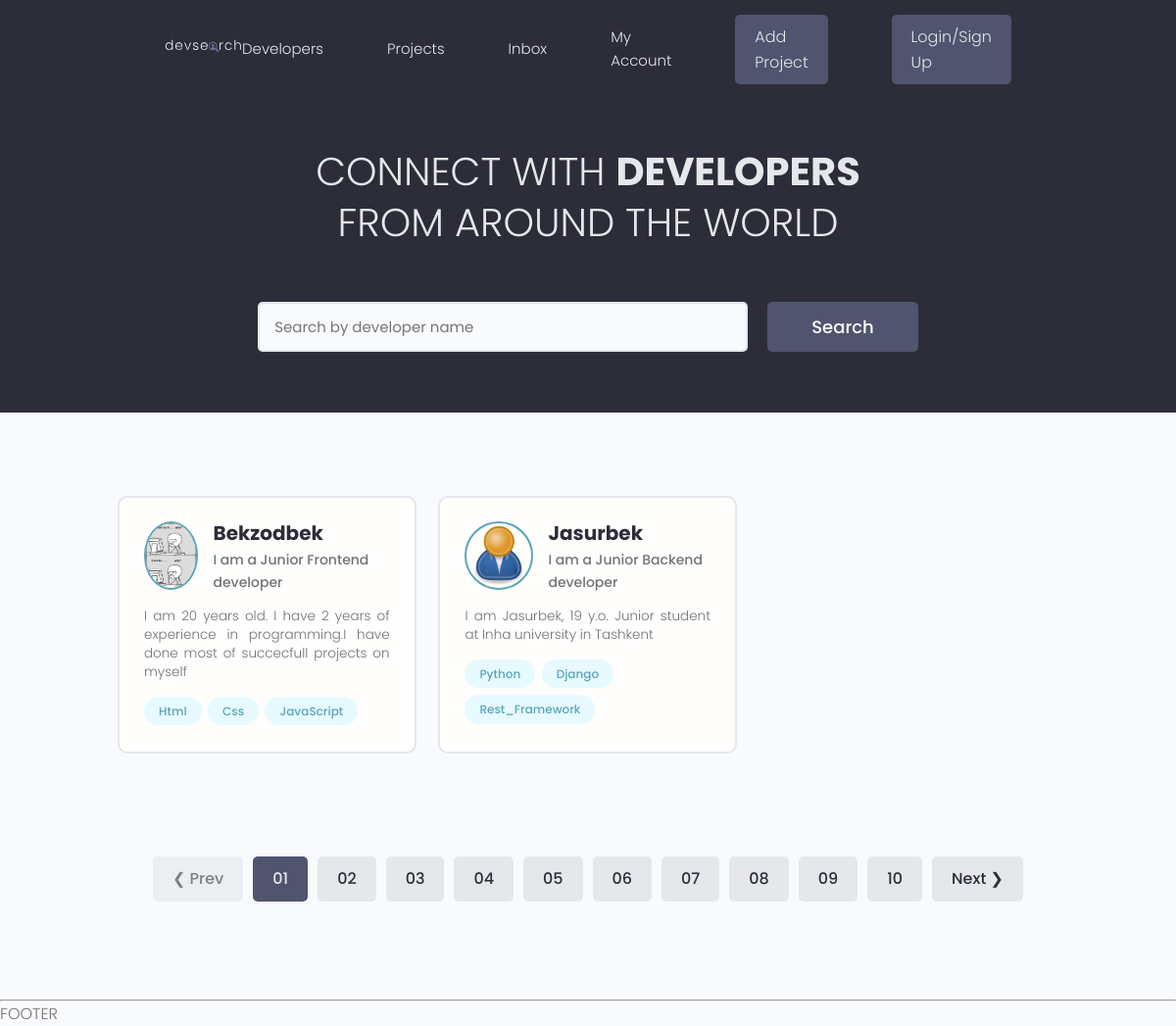
The page / on the database its author committed.
### users/models.py (models this page shows, shortened)
class Profile(models.Model):
	user=models.OneToOneField(User, on_delete=models.CASCADE,null=True,blank=True)
	name=models.CharField(max_length=200,null=True,blank=True)
	username=models.CharField(max_length=200,null=True,blank=True)
	location=models.CharField(max_length=200,null=True,blank=True)
	email=models.EmailField(max_length=500, blank=True,null=True)
	short_intro=models.CharField(max_length=300,blank=True,null=True)
	bio=models.TextField(blank=True,null=True)
	profile_image=models.ImageField(null=True,blank=True,
	                                upload_to='profiles/',default="profiles/user-default.png")
	github=models.CharField(max_length=200,null=True,blank=True)
	stackoverflow=models.CharField(max_length=200,null=True,blank=True)
	twitter=models.CharField(max_length=200,null=True,blank=True)
	linkedin=models.CharField(max_length=200,null=True,blank=True)
	website=models.CharField(max_length=200,null=True,blank=True)
	created=models.DateTimeField(auto_now_add=True)
	id=models.UUIDField(default=uuid.uuid4,unique=True,
	                    primary_key=True,editable=False)

class Skill(models.Model):
	owner=models.ForeignKey(Profile,on_delete=models.CASCADE,null=True,blank=True)
	name=models.CharField(max_length=200,blank=True,null=True)
	description=models.TextField(null=True,blank=True)
	created=models.DateTimeField(auto_now_add=True)
	id = models.UUIDField( default=uuid.uuid4, unique=True,
	                       primary_key=True, editable=False )
	def __str__(self):
		return str( self.name )

### users/views.py (the view)
# urls.py: path('',views.profiles,name="profiles"),
def profiles(request):
	profiles=Profile.objects.all()
	context={'profiles':profiles}
	return render(request,'users/profiles.html',context)

### users/templates/users/profiles.html (shortened to what this page needs)
{% extends 'main.html' %}
{% block content %}
  <main class="home">
    <section class="hero-section text-center">
      <div class="container container--narrow">
        <div class="hero-section__box">
          <h2>CONNECT WITH <span>DEVELOPERS</span></h2>
          <h2>FROM AROUND THE WORLD</h2>
        </div>
        <div class="hero-section__search">
          <form class="form" action="#" method="get">
            <div class="form__field">
              <input class="input input--text" id="formInput#search" type="text" name="text"
                placeholder="Search by developer name" />
            </div>
            <input class="btn btn--sub btn--lg" type="submit" value="Search" />
          </form>
        </div>
      </div>
    </section>
    <section class="devlist">
      <div class="container">
        <div class="grid grid--three">
          {% for profile in profiles %}
          <div class="column card">
            <div class="dev">
              <a href="{% url 'user-profile' profile.id   %}" class="card__body">
                <div class="dev__profile">
                  <img class="avatar avatar--md" src="{{ profile.profile_image.url}}" alt="image" />
                  <div class="dev__meta">
                    <h3>{{profile.name}}</h3>
                    <h5>{{profile.short_intro}}</h5>
                  </div>
                </div>
                <p class="dev__info">{{profile.bio}}</p>
                <div class="dev__skills">
                  {% for skill in profile.skill_set.all|slice:"6" %}
                  <span class="tag tag--pill tag--main">
                    <small>{{skill}}</small>
                  </span>
                  {% endfor %}
                </div>
              </a>
            </div>
          </div>
          {% endfor %}
        </div>
      </div>
    </section>
    <div class="pagination">
      <ul class="container">
        <li><a href="#" class="btn btn--disabled">&#10094; Prev</a></li>
        <li><a href="#" class="btn btn--sub">01</a></li>
        <li><a href="#" class="btn">02</a></li>
        <li><a href="#" class="btn">03</a></li>
        <li><a href="#" class="btn">04</a></li>
        <li><a href="#" class="btn">05</a></li>
        <li><a href="#" class="btn">06</a></li>
        <li><a href="#" class="btn">07</a></li>
        <li><a href="#" class="btn">08</a></li>
        <li><a href="#" class="btn">09</a></li>
        <li><a href="#" class="btn">10</a></li>
        <li><a href="#" class="btn">Next &#10095;</a></li>
      </ul>
    </div>
  </main>
{% endblock %}

### static/styles/app.css (style rules this page uses)
:root { --color-sub: #2d2d39; }
.btn--sub { background-color: var(--color-sub-light); }
.card { border: 2px solid var(--color-light); }
img { width: 100%; }
.hero-section { height: 40vh; display: flex; align-items: center; background-color: var(--color-sub); }
.hero-section__box { margin-bottom: 4rem; }
.hero-section__box > h2, .hero-section__box > h2 > span { font-size: 4rem; color: var(--color-light); line-height: 1.3; text-transform: uppercase; }
.hero-section__box > h2 { font-weight: 300; }
.hero-section__box > h2 > span { font-weight: 700; }
.hero-section__search > .form { display: flex; align-items: center; justify-content: center; gap: 2rem; }
.hero-section__search > .form input.input--text { width: 50rem; }
.devlist { margin-top: 8rem; }
.devlist .grid { align-items: stretch; }
.devlist .dev .dev__profile { display: flex; align-items: center; gap: 1.5rem; }
.devlist .dev .dev__meta h3 { color: var(--color-sub); font-size: 2rem; font-weight: 700; }
.devlist .dev .dev__meta h5 { color: var(--color-text); font-size: 1.4rem; font-weight: 500; }
.devlist .dev .dev__info { margin: 1.5rem 0; font-size: 1.35rem; line-height: 1.4; text-align: justify; }
.pagination { margin-top: 8rem; margin-bottom: 10rem; }
.pagination > ul { flex-wrap: wrap; list-style: none; display: flex; align-items: center; justify-content: center; gap: 1rem; }
.pagination .btn { color: var(--color-sub); }
.pagination .btn.btn--sub { color: var(--color-light); }

### static/uikit/styles/modules/_variables.css (style rules this page uses)
:root { --color-main: #5aa5b9; --color-main-light: #e6faff; --color-sub: #3f4156; --color-sub-light: #51546e; --color-sub-lighter: #ededfd; --color-text: #737373; --color-gray: #8b8b8b; --color-light: #e5e7eb; --color-light-gray: #767676; --color-bg: #f8fafd; --color-white: #fffefd; --color-white-light: #f3f3f3; --color-success: #359e64; --color-success-bg: #def8e8; --color-error: #fc4b0b; --color-error-bg: #fff2ee; --font-base: 'Poppins', arial, helvetica, 'Segoe UI', roboto, ubuntu, sans-serif; --font-monospace: 'Fira Code', 'Courier New', courier, monospace; --font-regular: 300; --font-medium: 500; --font-bold: 700; --generic-shadow: 1px 1px 5px #00000010; --generic-transition: all 0.3s ease-in-out; }

### static/uikit/styles/modules/_base.css (style rules this page uses)
* { margin: 0; padding: 0; box-sizing: border-box; text-rendering: optimizeLegibility; color: inherit; font-size: inherit; }
html { font-size: 50%; }
@media only screen and (min-width: 480px) { html { font-size: 56.25%; } }
@media only screen and (min-width: 1200px) { html { font-size: 62.5%; } }
body { line-height: 1.6; font-weight: 400; font-size: 1.5rem; color: var(--color-text); background-color: var(--color-bg); min-height: 100vh; }

### static/uikit/styles/modules/_typography.css (style rules this page uses)
* { font-family: var(--font-base); }
h2 { font-size: 3.6rem; font-weight: var(--font-bold); }
h3 { font-size: 3.2rem; font-weight: var(--font-medium); }
h5 { font-size: 2.4rem; font-weight: var(--font-medium); }
h5, h6 { font-weight: var(--font-regular); }
p, span, strong { font-size: 1.6rem; color: var(--color-text); font-weight: var(--font-regular); }
a { padding-bottom: 2px; text-decoration: none; display: inline-block; color: var(--color-main); font-weight: var(--font-medium); }

### static/uikit/styles/modules/_utilities.css (style rules this page uses)
.container { width: 92%; max-width: 165rem; margin: 0 auto; box-sizing: border-box; }
.container--narrow { width: 92%; max-width: 120rem; }
@media screen and (min-width: 1000px) { .container { width: 90%; } }
@media screen and (min-width: 1000px) { .container--narrow { width: 85%; } }
@media screen and (min-width: 1200px) { .container { width: 80%; } }
@media screen and (min-width: 1200px) { .container--narrow { width: 72%; } }
.text-center { text-align: center; }

### static/uikit/styles/modules/_avatar.css (style rules this page uses)
.avatar { border-radius: 50%; border: 2px solid var(--color-main); object-fit: cover; }
.avatar--md { height: 7rem; width: 7rem; }

### static/uikit/styles/modules/_button.css (style rules this page uses)
.btn { display: inline-block; position: relative; cursor: pointer; background-color: var(--color-light); font-weight: var(--font-medium); color: var(--color-sub); text-decoration: none; padding: 1rem 2rem; border-radius: 0.5rem; border: none; width: -webkit-fit-content; width: -moz-fit-content; width: fit-content; height: -webkit-fit-content; height: -moz-fit-content; height: fit-content; font-size: 1.6rem; outline-width: 0; outline-color: transparent; -webkit-backface-visibility: hidden; backface-visibility: hidden; transition: all 0.3s ease-in-out; }
.btn:disabled, .btn--disabled { cursor: not-allowed; opacity: 0.6; }
.btn--sub { background-color: var(--color-sub); color: var(--color-white); }
.btn--lg { font-size: 1.8rem; padding: 1.2rem 4.5rem; }

### rows shown on the page
Profile: profile_image (picture), name "Bekzodbek", short_intro "I am a Junior Frontend developer", bio "I am 20 years old. I have 2 years of experience in programming.I have done most of succecfull projects on myself"
Skill: name "Html"
Skill: name "Css"
Skill: name "JavaScript"
Profile: profile_image (placeholder picture), name "Jasurbek", short_intro "I am a Junior Backend developer", bio "I am Jasurbek, 19 y.o. Junior student at Inha university in Tashkent"
Skill: name "Python"
Skill: name "Django"
Skill: name "Rest_Framework"
